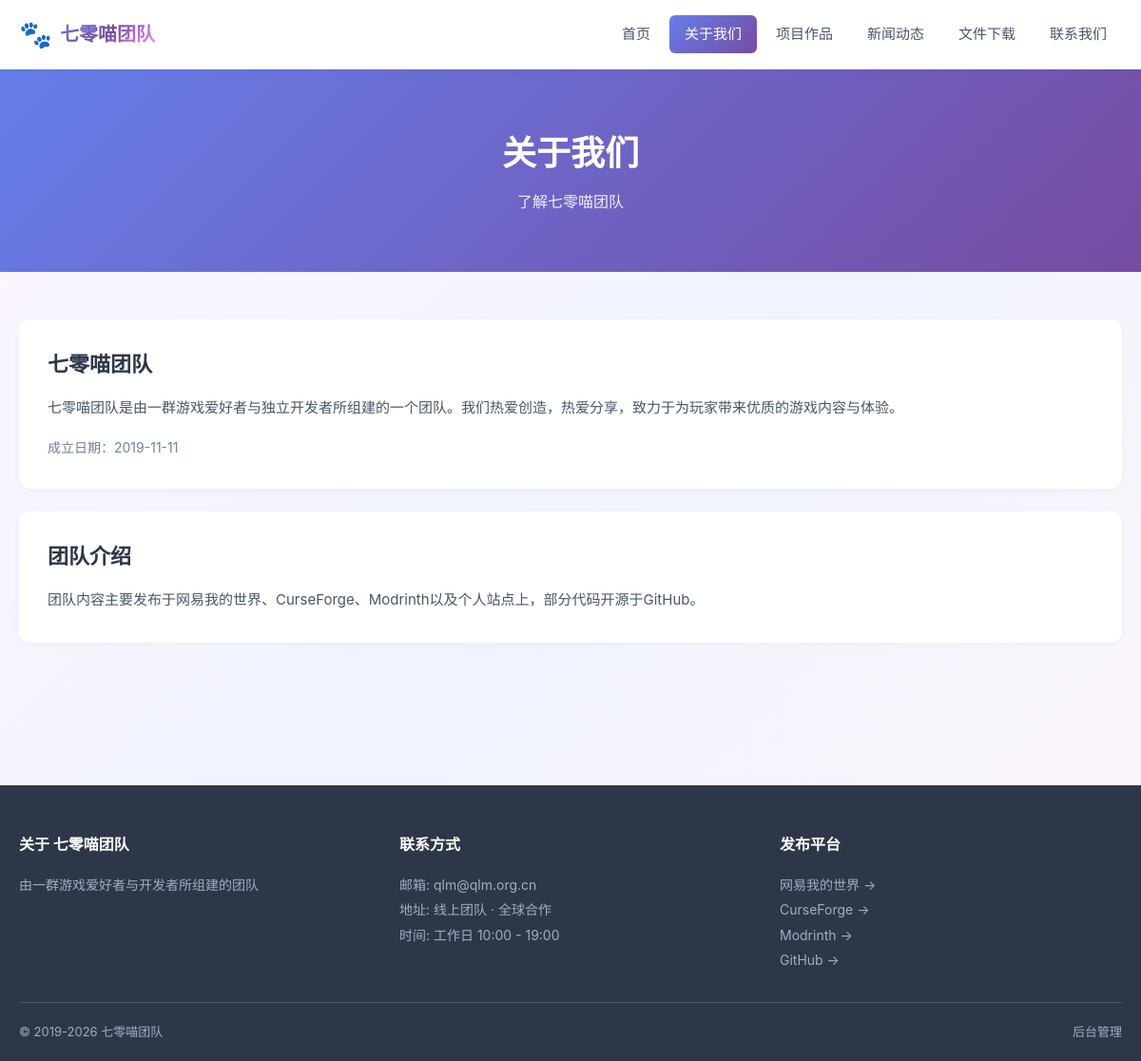
Page /about.php on the committed database.
### tables this page shows
CREATE TABLE team_info (
  id int(11) NOT NULL AUTO_INCREMENT,
  team_name varchar(100) NOT NULL DEFAULT '七零喵团队',
  team_name_en varchar(100) DEFAULT 'Seven Zero Meow Team',
  team_logo varchar(255) DEFAULT NULL,
  team_slogan varchar(255) DEFAULT NULL,
  team_description text,
  team_content text,
  founded_date date DEFAULT NULL,
  contact_email varchar(100) DEFAULT NULL,
  contact_qq varchar(50) DEFAULT NULL,
  contact_wechat varchar(100) DEFAULT NULL,
  contact_address varchar(255) DEFAULT NULL,
  contact_worktime varchar(100) DEFAULT NULL,
  contact_banner varchar(255) DEFAULT NULL,
  hero_banner varchar(255) DEFAULT NULL,
  about_banner varchar(255) DEFAULT NULL,
  projects_banner varchar(255) DEFAULT NULL,
  news_banner varchar(255) DEFAULT NULL,
  files_banner varchar(255) DEFAULT NULL,
  default_project_cover varchar(255) DEFAULT NULL,
  default_news_cover varchar(255) DEFAULT NULL,
  site_keywords varchar(255) DEFAULT NULL,
  site_description varchar(500) DEFAULT NULL,
  site_ico varchar(255) DEFAULT NULL,
  site_copyright varchar(255) DEFAULT NULL,
  created_at datetime NOT NULL DEFAULT CURRENT_TIMESTAMP,
  updated_at datetime NOT NULL DEFAULT CURRENT_TIMESTAMP ON UPDATE CURRENT_TIMESTAMP,
  PRIMARY KEY (id)
);

CREATE TABLE navigation (
  id int(11) NOT NULL AUTO_INCREMENT,
  title varchar(100) NOT NULL,
  url varchar(255) NOT NULL,
  target varchar(20) DEFAULT '_self',
  sort_order int(11) NOT NULL DEFAULT '0',
  status tinyint(1) NOT NULL DEFAULT '1',
  created_at datetime NOT NULL DEFAULT CURRENT_TIMESTAMP,
  updated_at datetime NOT NULL DEFAULT CURRENT_TIMESTAMP ON UPDATE CURRENT_TIMESTAMP,
  PRIMARY KEY (id)
);

CREATE TABLE platform_links (
  id int(11) NOT NULL AUTO_INCREMENT,
  platform_name varchar(100) NOT NULL,
  platform_icon varchar(255) DEFAULT NULL,
  platform_url varchar(500) NOT NULL,
  platform_desc varchar(500) DEFAULT NULL,
  sort_order int(11) NOT NULL DEFAULT '0',
  status tinyint(1) NOT NULL DEFAULT '1',
  created_at datetime NOT NULL DEFAULT CURRENT_TIMESTAMP,
  updated_at datetime NOT NULL DEFAULT CURRENT_TIMESTAMP ON UPDATE CURRENT_TIMESTAMP,
  PRIMARY KEY (id)
);

### core/Db.php (called while the page is built, shortened)
<?php
class Db {
    private static $pdo = null;
    public static function conn() {
        if (self::$pdo === null) {
            try {
                $dsn = 'mysql:host=' . DB_HOST . ';port=' . DB_PORT . ';dbname=' . DB_NAME . ';charset=' . DB_CHARSET;
                self::$pdo = new PDO($dsn, DB_USER, DB_PASS, [
                    PDO::ATTR_ERRMODE => PDO::ERRMODE_EXCEPTION,
                    PDO::ATTR_DEFAULT_FETCH_MODE => PDO::FETCH_ASSOC,
                    PDO::ATTR_EMULATE_PREPARES => false,
                ]);
            } catch (PDOException $e) {
                throw new Exception('Database Connect Error: ' . $e->getMessage());
            }
        }
        return self::$pdo;
    }
    public static function query($sql, $params = []) {
        $stmt = self::conn()->prepare($sql);
        $stmt->execute($params);
        return $stmt;
    }
    public static function fetchAll($sql, $params = []) {
        return self::query($sql, $params)->fetchAll();
    }
    public static function fetchOne($sql, $params = []) {
        $row = self::query($sql, $params)->fetch();
        return $row ?: null;
    }
}

### core/View.php (called while the page is built, shortened)
<?php
class View {
    public static function info() {
        static $info = null;
        if ($info === null) {
            try { $info = Db::fetchOne('SELECT * FROM team_info ORDER BY id LIMIT 1'); } catch (Exception $e) { $info = []; }
        }
        return $info;
    }
}
?>

### about.php (the view, shortened to what this page needs)
<?php
$info = View::info();
$banner = $info['about_banner'] ?? '';
$active_page = 'about.php';
include 'views/layouts/header.php';
?>
<?php include 'views/layouts/nav.php'; ?>
<section class="page-hero <?php if (!empty($banner)) echo 'with-banner'; ?>" <?php if (!empty($banner)) echo "style=\"background-image:url('" . htmlspecialchars($banner, ENT_QUOTES, 'UTF-8') . "');\""; ?>>
  <div class="container"><h1>关于我们</h1><p>了解七零喵团队</p></div>
</section>
<section class="page-content">
  <div class="container">
    <div class="about-grid">
      <div class="about-card">
        <h2><?php echo htmlspecialchars($info['team_name'] ?? SITE_NAME, ENT_QUOTES, 'UTF-8'); ?></h2>
        <p style="line-height:1.9; color:#4a5568; font-size:15px;"><?php echo $info['team_description'] ?? '七零喵团队是由一群游戏爱好者与独立开发者所组建的一个团队。我们热爱创造，热爱分享，致力于为玩家带来优质的游戏内容与体验。'; ?></p>
        <?php if (!empty($info['founded_date'])): ?><p style="margin-top:14px; color:#718096; font-size:14px;">成立日期：<?php echo htmlspecialchars($info['founded_date'], ENT_QUOTES, 'UTF-8'); ?></p><?php endif; ?>
      </div>
      <div class="about-card">
        <h2>团队介绍</h2>
        <p style="line-height:1.9; color:#4a5568; font-size:15px;"><?php echo $info['team_content'] ?? '团队内容主要发布于网易我的世界、CurseForge、Modrinth以及个人站点上，部分代码开源于GitHub。'; ?></p>
      </div>
    </div>
  </div>
</section>
<?php include 'views/layouts/footer.php'; ?>

### views/layouts/nav.php (shortened to what this page needs)
<?php
$info = View::info();
$teamLogo = $info['team_logo'] ?? '';
$teamName = $info['team_name'] ?? SITE_NAME;
$active = $active_page ?? basename($_SERVER['PHP_SELF'] ?? '');
try {
    $navs = Db::fetchAll('SELECT * FROM navigation WHERE status = 1 ORDER BY sort_order ASC, id ASC');
} catch (Exception $e) { $navs = []; }
?>
<nav class="navbar">
  <div class="container nav-inner">
    <a href="index.php" class="nav-brand">
      <?php if (!empty($teamLogo)): ?>
        <img src="<?php echo htmlspecialchars($teamLogo, ENT_QUOTES, 'UTF-8'); ?>" alt="logo" class="nav-logo">
      <?php else: ?>
        <span class="nav-emoji">🐾</span>
      <?php endif; ?>
      <span class="nav-brand-text"><?php echo htmlspecialchars($teamName, ENT_QUOTES, 'UTF-8'); ?></span>
    </a>
    <ul class="nav-menu" id="navMenu">
      <?php foreach ($navs as $n): ?>
        <li><a href="<?php echo htmlspecialchars($n['url'], ENT_QUOTES, 'UTF-8'); ?>" class="<?php if (basename($n['url']) === $active) echo 'active'; ?>"><?php echo htmlspecialchars($n['title'], ENT_QUOTES, 'UTF-8'); ?></a></li>
      <?php endforeach; ?>
    </ul>
  </div>
</nav>

### views/layouts/footer.php (shortened to what this page needs)
<?php
$info = View::info();
$teamName = $info['team_name'] ?? SITE_NAME;
$copyright = $info['site_copyright'] ?? '&copy; ' . date('Y') . ' ' . $teamName;
try {
    $platforms = Db::fetchAll('SELECT * FROM platform_links WHERE status = 1 ORDER BY sort_order ASC, id ASC');
} catch (Exception $e) { $platforms = []; }
?>
<footer class="site-footer">
  <div class="container">
    <div class="footer-grid">
      <div class="footer-col">
        <h4>关于 <?php echo htmlspecialchars($teamName, ENT_QUOTES, 'UTF-8'); ?></h4>
        <p><?php echo htmlspecialchars($info['team_slogan'] ?? '', ENT_QUOTES, 'UTF-8'); ?></p>
      </div>
      <div class="footer-col">
        <h4>联系方式</h4>
        <p>邮箱: <?php echo htmlspecialchars($info['contact_email'] ?? '', ENT_QUOTES, 'UTF-8'); ?></p>
        <?php if (!empty($info['contact_address'])): ?><p>地址: <?php echo htmlspecialchars($info['contact_address'], ENT_QUOTES, 'UTF-8'); ?></p><?php endif; ?>
        <?php if (!empty($info['contact_worktime'])): ?><p>时间: <?php echo htmlspecialchars($info['contact_worktime'], ENT_QUOTES, 'UTF-8'); ?></p><?php endif; ?>
      </div>
      <div class="footer-col">
        <h4>发布平台</h4>
        <?php foreach ($platforms as $p): ?>
          <p><a href="<?php echo htmlspecialchars($p['platform_url'], ENT_QUOTES, 'UTF-8'); ?>" target="_blank" rel="noopener"><?php echo htmlspecialchars($p['platform_name'], ENT_QUOTES, 'UTF-8'); ?> &rarr;</a></p>
        <?php endforeach; ?>
      </div>
    </div>
    <div class="footer-bottom">
      <span><?php echo $copyright; ?></span>
      <span class="footer-admin"><a href="admin/login.php" style="color:#a0aec0;">后台管理</a></span>
    </div>
  </div>
</footer>
</body>
</html>

### assets/css/main.css (style rules this page uses)
body { font-family: -apple-system, 'PingFang SC', 'Microsoft YaHei', sans-serif; color: #2d3748; background: #f7fafc; line-height: 1.6; }
a { color: #667eea; text-decoration: none; transition: color .2s; }
ul, ol { list-style: none; }
.container { max-width: 1200px; margin: 0 auto; padding: 0 20px; }
.navbar { background: #fff; box-shadow: 0 2px 8px rgba(0,0,0,0.05); position: sticky; top: 0; z-index: 100; }
.nav-inner { display: flex; align-items: center; justify-content: space-between; padding: 14px 20px; }
.nav-brand { display: flex; align-items: center; font-size: 20px; font-weight: 700; color: #4a5568; }
.nav-emoji { font-size: 28px; margin-right: 8px; }
.nav-brand-text { background: linear-gradient(135deg, #667eea 0%, #764ba2 50%, #f093fb 100%); -webkit-background-clip: text; background-clip: text; -webkit-text-fill-color: transparent; }
.nav-menu { display: flex; gap: 4px; }
.nav-menu li a { display: block; padding: 8px 16px; color: #4a5568; border-radius: 6px; font-size: 15px; transition: all .2s; }
.nav-menu li a.active { background: linear-gradient(135deg, #667eea, #764ba2); color: #fff; }
.page-hero { padding: 60px 0; background: linear-gradient(135deg, #667eea 0%, #764ba2 100%); color: #fff; text-align: center; position: relative; overflow: hidden; background-size: cover; background-position: center; }
.page-hero .container { position: relative; z-index: 1; }
.page-hero h1 { font-size: 36px; margin-bottom: 10px; }
.page-hero p { font-size: 16px; opacity: 0.9; }
.page-content { padding: 50px 0; min-height: 400px; }
.about-grid { display: grid; grid-template-columns: 1fr; gap: 24px; margin-bottom: 40px; }
.about-card { background: #fff; padding: 30px; border-radius: 12px; box-shadow: 0 2px 8px rgba(0,0,0,0.04); }
.about-card h2 { font-size: 22px; margin-bottom: 14px; color: #2d3748; }
.about-card p { color: #4a5568; line-height: 1.9; }
.site-footer { background: #2d3748; color: #cbd5e0; padding: 50px 0 20px; margin-top: 60px; }
.footer-grid { display: grid; grid-template-columns: repeat(auto-fit, minmax(200px, 1fr)); gap: 40px; margin-bottom: 30px; }
.footer-col h4 { color: #fff; font-size: 16px; margin-bottom: 16px; }
.footer-col p { font-size: 14px; line-height: 1.9; color: #a0aec0; }
.footer-col p a { color: #a0aec0; }
.footer-bottom { border-top: 1px solid #4a5568; padding-top: 20px; display: flex; justify-content: space-between; flex-wrap: wrap; gap: 12px; font-size: 13px; color: #a0aec0; }

### assets/css/theme.css (style rules this page uses)
.nav-menu li a { position: relative; transition: all 0.25s; }

### rows in the picture
team_info: team_name "七零喵团队", team_description "七零喵团队是由一群游戏爱好者与独立开发者所组建的一个团队。我们热爱创造，热爱分享，致力于为玩家带来优质的游戏内容与体验。", founded_date "2019-11-11", team_content "团队内容主要发布于网易我的世界、CurseForge、Modrinth以及个人站点上，部分代码开源于GitHub。", team_slogan "由一群游戏爱好者与开发者所组建的团队", contact_email "qlm@qlm.org.cn", contact_address "线上团队 · 全球合作", contact_worktime "工作日 10:00 - 19:00", site_copyright "© 2019-2026 七零喵团队"
navigation: title "首页"
navigation: title "关于我们"
navigation: title "项目作品"
navigation: title "新闻动态"
navigation: title "文件下载"
navigation: title "联系我们"
platform_links: platform_name "网易我的世界"
platform_links: platform_name "CurseForge"
platform_links: platform_name "Modrinth"
platform_links: platform_name "GitHub"
